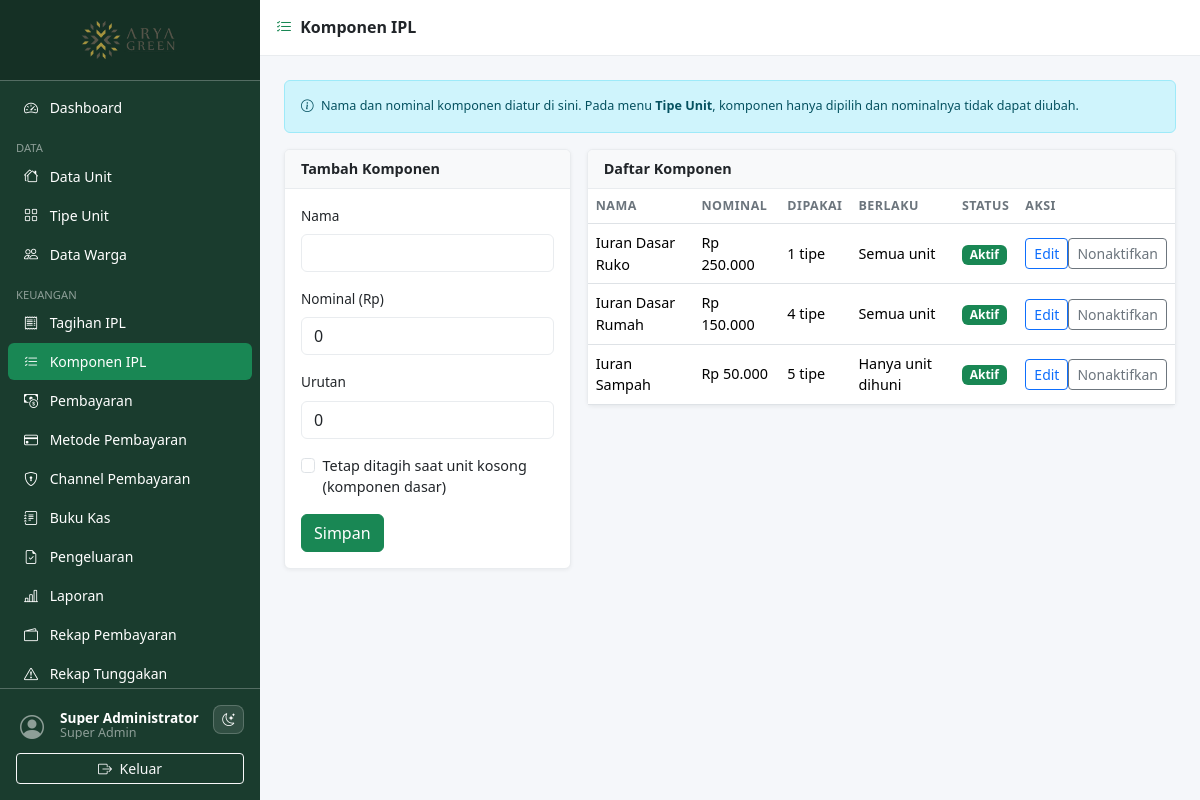
Page /pages/ipl_components/index.php (signed in) on the committed database.
### tables this page shows
CREATE TABLE `ipl_components` (
  `id`                 INT UNSIGNED AUTO_INCREMENT PRIMARY KEY,
  `name`               VARCHAR(100) NOT NULL,
  `amount`             DECIMAL(12,2) NOT NULL DEFAULT 0,
  `charge_when_vacant` TINYINT(1) NOT NULL DEFAULT 0,
  `is_active`          TINYINT(1) NOT NULL DEFAULT 1,
  `sort_order`         INT NOT NULL DEFAULT 0,
  `created_at`         TIMESTAMP DEFAULT CURRENT_TIMESTAMP,
  `updated_at`         TIMESTAMP DEFAULT CURRENT_TIMESTAMP ON UPDATE CURRENT_TIMESTAMP
);

### includes/auth.php (called while the page is built, shortened)
<?php
require_once __DIR__ . '/functions.php';
function can(string $permission): bool {
    return in_array($permission, $_SESSION['permissions'] ?? [], true);
}

### includes/functions.php (called while the page is built, shortened)
<?php
function e(mixed $v): string {
    return htmlspecialchars((string)$v, ENT_QUOTES | ENT_SUBSTITUTE, 'UTF-8');
}
function idr(float $v): string {
    return 'Rp ' . number_format($v, 0, ',', '.');
}

### pages/ipl_components/index.php (the view, shortened to what this page needs)
<?php
require_once __DIR__ . '/../../includes/auth.php';
require_once __DIR__ . '/../../includes/functions.php';
$db = db();
$edit = null;
$rows = $db->query(
    'SELECT c.*, COUNT(utc.id) AS assigned_types
     FROM ipl_components c
     LEFT JOIN unit_type_components utc ON utc.component_id=c.id
     GROUP BY c.id ORDER BY c.sort_order,c.name'
)->fetch_all(MYSQLI_ASSOC);
include __DIR__ . '/../../includes/header.php';
include __DIR__ . '/../../includes/sidebar.php';
?>
<div class="content-wrapper">
  <div class="topbar d-flex align-items-center px-3 gap-2">
    <h6 class="mb-0 fw-semibold"><i class="bi bi-list-check me-1 text-success"></i> Komponen IPL</h6>
  </div>
  <div class="main-content">
    <div class="alert alert-info small"><i class="bi bi-info-circle me-1"></i> Nama dan nominal komponen diatur di sini. Pada menu <strong>Tipe Unit</strong>, komponen hanya dipilih dan nominalnya tidak dapat diubah.</div>
    <div class="row g-3">
      <?php if (can('ipl_components.manage')): ?>
      <div class="col-lg-4">
        <div class="card"><div class="card-header"><?= $edit ? 'Edit' : 'Tambah' ?> Komponen</div><div class="card-body">
          <form method="POST">
            <div class="mb-3"><label class="form-label">Nama</label><input name="name" class="form-control" required value="<?= e($edit['name'] ?? '') ?>"></div>
            <div class="mb-3"><label class="form-label">Nominal (Rp)</label><input type="number" name="amount" min="0" step="1000" class="form-control" required value="<?= e($edit['amount'] ?? 0) ?>"></div>
            <div class="mb-3"><label class="form-label">Urutan</label><input type="number" name="sort_order" class="form-control" value="<?= (int)($edit['sort_order'] ?? 0) ?>"></div>
            <div class="form-check mb-3"><input type="checkbox" name="charge_when_vacant" class="form-check-input" id="vacant" <?= !empty($edit['charge_when_vacant']) ? 'checked' : '' ?>><label for="vacant" class="form-check-label">Tetap ditagih saat unit kosong (komponen dasar)</label></div>
            <button class="btn btn-success">Simpan</button>
          </form>
        </div></div>
      </div>
      <?php endif; ?>
      <div class="<?= can('ipl_components.manage') ? 'col-lg-8' : 'col-12' ?>">
        <div class="card"><div class="card-header">Daftar Komponen</div><div class="table-responsive"><table class="table mb-0">
          <thead><tr><th>Nama</th><th>Nominal</th><th>Dipakai</th><th>Berlaku</th><th>Status</th><?php if(can('ipl_components.manage')):?><th>Aksi</th><?php endif;?></tr></thead><tbody>
          <?php foreach($rows as $r): ?><tr>
            <td><?= e($r['name']) ?></td>
            <td><?= idr((float)$r['amount']) ?></td>
            <td><?= (int)$r['assigned_types'] ?> tipe</td>
            <td><?= $r['charge_when_vacant'] ? 'Semua unit' : 'Hanya unit dihuni' ?></td>
            <td><span class="badge bg-<?= $r['is_active']?'success':'secondary' ?>"><?= $r['is_active']?'Aktif':'Nonaktif' ?></span></td>
            <?php if(can('ipl_components.manage')):?><td class="text-nowrap"><a href="?edit=<?=$r['id']?>" class="btn btn-sm btn-outline-primary">Edit</a><form method="POST" class="d-inline"><?=csrf_field()?><input type="hidden" name="_action" value="toggle"><input type="hidden" name="id" value="<?=$r['id']?>"><button class="btn btn-sm btn-outline-secondary"><?=$r['is_active']?'Nonaktifkan':'Aktifkan'?></button></form></td><?php endif;?>
          </tr><?php endforeach; ?>
          </tbody></table></div></div>
      </div>
    </div>
  </div>
<?php include __DIR__ . '/../../includes/footer.php'; ?>

### assets/css/style.css (style rules this page uses)
:root { --sidebar-width: 260px; --sidebar-bg: #1a3c2e; --sidebar-hover: #2d6a4f; --topbar-height: 56px; --page-bg: #f5f7fa; --surface: #ffffff; --surface-muted: #f8f9fa; --border-color: #e9ecef; --text-color: #212529; --muted-color: #6c757d; }
body { background: var(--page-bg); color: var(--text-color); font-size: .9rem; }
.content-wrapper { margin-left: var(--sidebar-width); width: calc(100% - var(--sidebar-width)); min-height: 100vh; display: flex; flex-direction: column; }
.topbar { height: var(--topbar-height); background: var(--surface); border-bottom: 1px solid var(--border-color); color: var(--text-color); position: sticky; top: 0; z-index: 1030; }
.main-content { flex: 1; padding: 1.5rem; }
.card { border: 1px solid var(--border-color); background: var(--surface); box-shadow: 0 1px 4px rgba(0,0,0,.06); }
.card-header { background: var(--surface-muted); border-bottom: 1px solid var(--border-color); font-weight: 600; }
.table th { font-size: .78rem; text-transform: uppercase; letter-spacing: .04em; color: var(--muted-color); font-weight: 600; }
.table td { vertical-align: middle; }
.badge { font-size: .75rem; padding: .35em .65em; }
.form-label { font-weight: 500; font-size: .85rem; }
.form-control, .form-select { background: var(--surface); border-color: var(--border-color); color: var(--text-color); }

### rows in the picture
ipl_components: name "Iuran Dasar Ruko", amount "Rp 250.000", assigned_types "1", charge_when_vacant "Semua unit", is_active "Aktif"
ipl_components: name "Iuran Dasar Rumah", amount "Rp 150.000", assigned_types "4", charge_when_vacant "Semua unit", is_active "Aktif"
ipl_components: name "Iuran Sampah", amount "Rp 50.000", assigned_types "5", charge_when_vacant "Hanya unit dihuni", is_active "Aktif"

### other values in the picture
$current_user['name'] "Super Administrator"
str_replace('_',' ', $current_user['role'] ?? '') "Super Admin"
